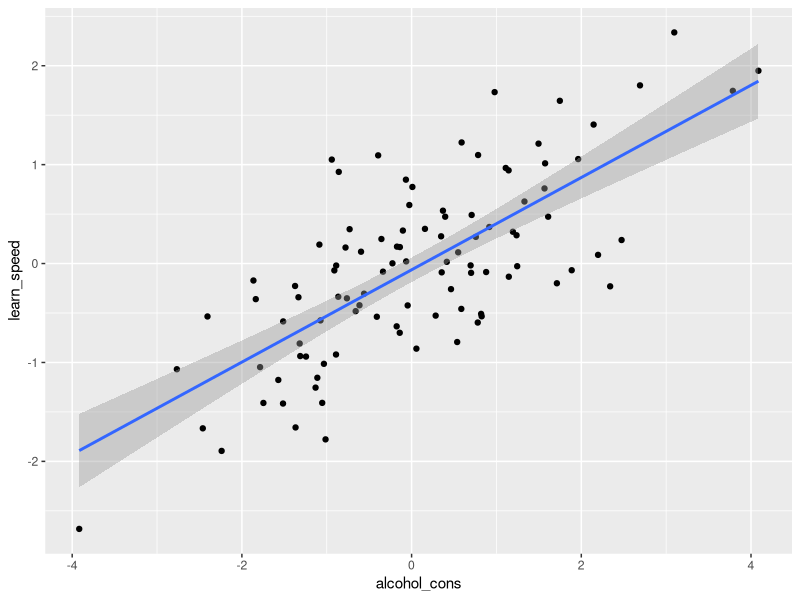
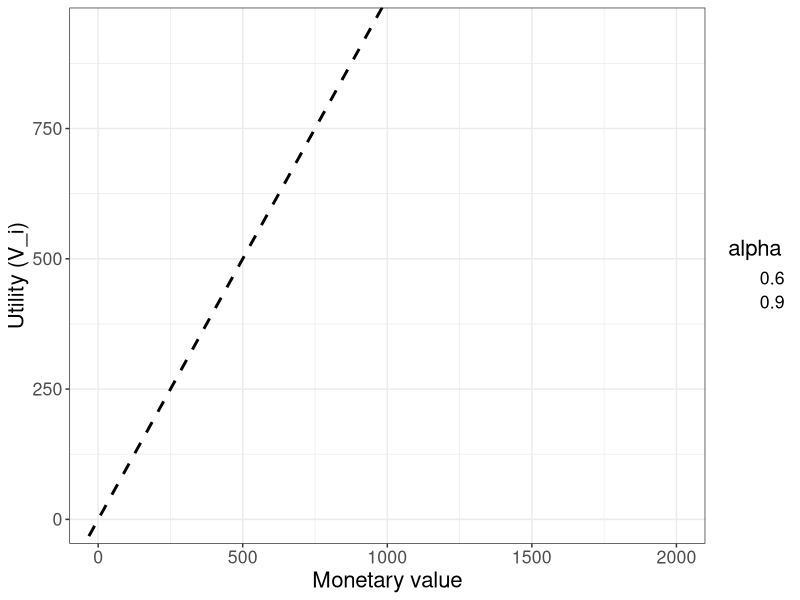
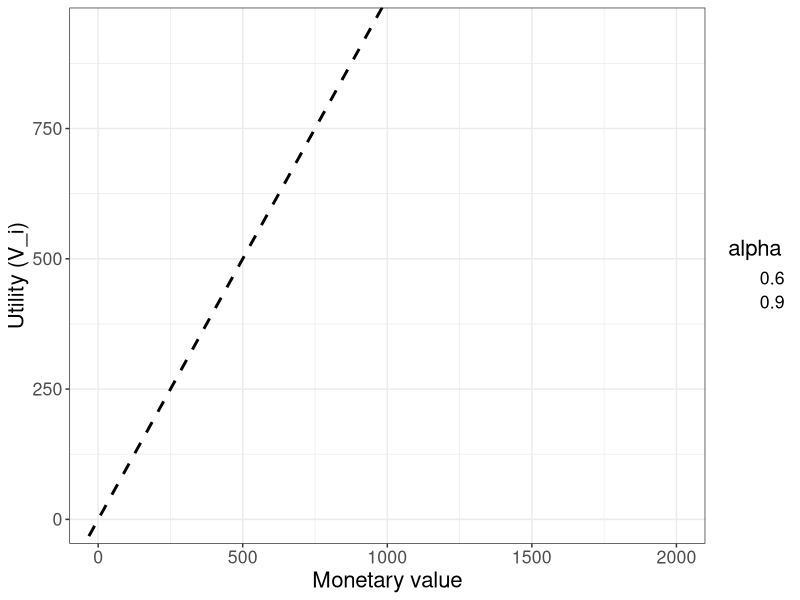

Source code (R) for these figures, in order:
## ---- chunk 1
library(knitr)

# Set chunk options:
opts_chunk$set(# cache = TRUE, autodep = TRUE, cache.comments = FALSE,
               echo = TRUE, include = TRUE,
               message = FALSE, warning = FALSE, # no messages or warnings.
               collapse = TRUE,
               results = 'hold', # pushes results to end of chunk.
               fig.width = 8, fig.height = 3,
               fig.pos = 'bt',
               dpi = 120
)
## ---- chunk 2
library(dplyr)  # basic package for changing data structures.

library(ggplot2)  # important package for plotting.

thlg <- theme(axis.title = element_text(size = 16),
              axis.text = element_text(size = 14),
              legend.title = element_text(size = 14),
              legend.text = element_text(size = 12))
## ---- chunk 3
# Load data:
dat <- read.table("_data/learn_alc.csv", sep = " ", header = TRUE,
                  stringsAsFactors = FALSE)
head(dat)
## ---- chunk 4
fit <- lm(learn_speed ~ alcohol_cons, data = dat)
summary(fit)
## ---- chunk 5
dat %>%
  ggplot(aes(x = alcohol_cons, y = learn_speed)) +
  geom_point() +
  geom_smooth(method = "lm")
## ---- chunk 6
money_val <- seq(0, 2000, by = 0.1)
alpvec <- c(0.6, 0.9)

datalist <- lapply(alpvec, FUN = function(alp){
  data.frame(mon = money_val, ut = money_val^alp, alp = alp)})


# EV:
plt_ut <- do.call(rbind, datalist) %>%
  ggplot(aes(x = mon, y = ut, color = factor(alp))) +
  geom_abline(aes(color = "Expected value"), slope = 1, linewidth = 1, linetype = "dashed") +
  geom_line(linewidth = NA) +
  labs(x = "Monetary value", y = "Utility (V_i)", color = "alpha") +
  theme_bw() +
  theme(text = element_text(size = 16))

plt_ut

ggsave("_figures/utility_EV.png", unit = "cm", width = )
